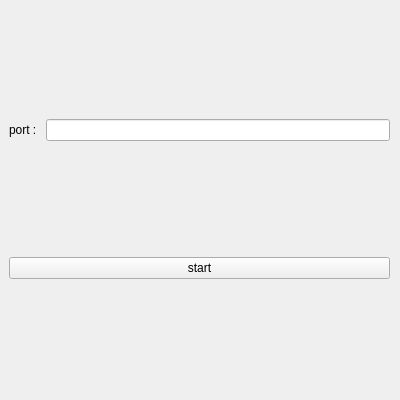
<?xml version="1.0" encoding="UTF-8"?>
<ui version="4.0">
 <class>MainWindow</class>
 <widget class="QMainWindow" name="MainWindow">
  <property name="geometry">
   <rect>
    <x>0</x>
    <y>0</y>
    <width>400</width>
    <height>400</height>
   </rect>
  </property>
  <property name="sizePolicy">
   <sizepolicy hsizetype="Fixed" vsizetype="Fixed">
    <horstretch>0</horstretch>
    <verstretch>0</verstretch>
   </sizepolicy>
  </property>
  <property name="windowTitle">
   <string>MainWindow</string>
  </property>
  <widget class="QWidget" name="centralwidget">
   <widget class="QWidget" name="verticalLayoutWidget">
    <property name="geometry">
     <rect>
      <x>9</x>
      <y>9</y>
      <width>381</width>
      <height>381</height>
     </rect>
    </property>
    <layout class="QVBoxLayout" name="verticalLayout">
     <item>
      <layout class="QHBoxLayout" name="horizontalLayout">
       <item>
        <widget class="QLabel" name="lblPort">
         <property name="text">
          <string>port : </string>
         </property>
        </widget>
       </item>
       <item>
        <widget class="QLineEdit" name="ledPort"/>
       </item>
      </layout>
     </item>
     <item>
      <widget class="QPushButton" name="btnStart">
       <property name="text">
        <string>start</string>
       </property>
      </widget>
     </item>
    </layout>
   </widget>
  </widget>
 </widget>
 <resources/>
 <connections/>
</ui>
